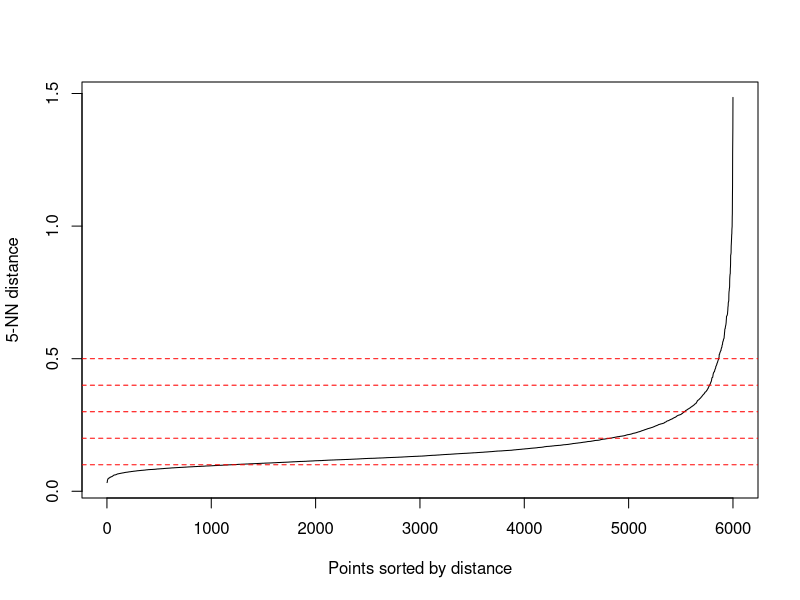
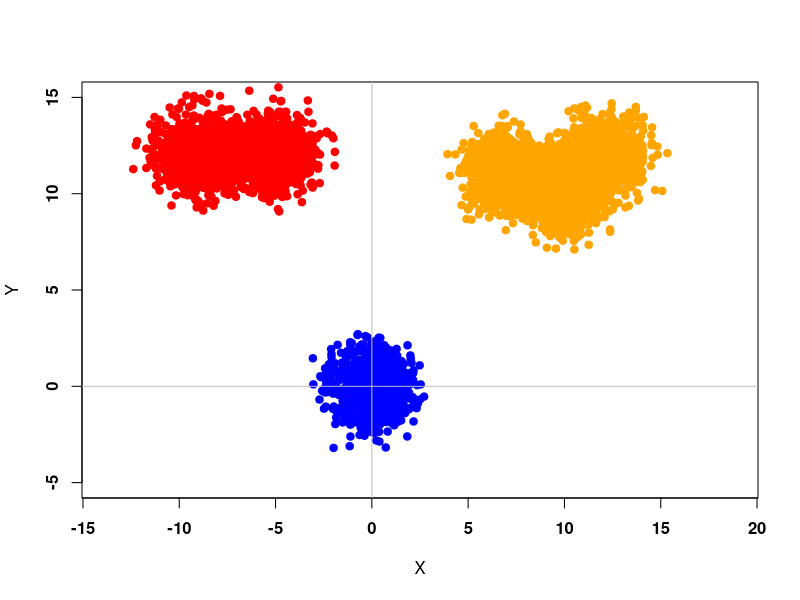

Write the R code that produced these figures, in order. (Note: this script raises an error after producing the figures.)
# Test

library(readr)
library(tidyverse)
library(dbscan)

###################################################################################
# Plot some data for C++ project

library(MASS)

S <- matrix(c(1,0,0,1),2,2)
mt1 <- c(0,0)
mt2 <- c(10,10)
mt3 <- c(12,12)
mt4 <- c(7, 11)
mt5 <- c(-5, 12)
mt6 <- c(-9, 12)

n1 <- 1000
n2 <- 1000
n3 <- 1000
n4 <- 1000
n5 <- 1000
n6 <- 1000
n <- n1 + n2 + n3 + n4 + n5 + n6

X1 <- mvrnorm(n1, mt1, S)
X2 <- mvrnorm(n2, mt2, S)
X3 <- mvrnorm(n3, mt3, S)
X4 <- mvrnorm(n4, mt4, S)
X5 <- mvrnorm(n5, mt5, S)
X6 <- mvrnorm(n6, mt6, S)


DATA_Cpp <- rbind(X1, X2, X3, X4, X5, X6)
kNN1 <- kNNdistplot(DATA_Cpp, k = 5)
abline(h=.1, col = "red", lty=2)
abline(h=.2, col = "red", lty=2)
abline(h=.3, col = "red", lty=2)
abline(h=.4, col = "red", lty=2)
abline(h=.5, col = "red", lty=2)

# Write to CSV
write.csv(DATA_Cpp, "DataCpp-2D-6000.csv")


plot(X1, ylim = c(-5,15), xlim = c(-10,15), pch = 19, col = "blue", xlab = "X", ylab = "Y", font = 2, asp = 1)
abline(v = 0, h = 0, col = "gray")
points(X2, pch = 19, col = "orange")
points(X3, pch = 19, col = "orange")
points(X4, pch = 19, col = "orange")
points(X5, pch = 19, col = "red")
points(X6, pch = 19, col = "red")

### Visualization
Data_Cluster <- as.data.frame(read.table("Clustered_1.csv", header=FALSE,sep=","))
Data_Cluster <- as.data.frame(read.table("Clustered_Test.csv", header=FALSE,sep=","))

Data_Cluster <- as.data.frame(read.table("Clustered-2D-2000-Eps-0-3_N-5_Rand-0-2.csv", header=FALSE,sep=","))
Data_Cluster <- as.data.frame(read.table("Data_Clustered_S.csv", header=FALSE,sep=","))
Data_Cluster <- as.data.frame(read.table("DataCpp.csv", header=FALSE,sep=","))
#Data_Cluster <- as.data.frame(read.table("D:/Programming/Data-Mining-EiTI---DBSCAN-VP-TREE-C-/Data_Cluster.csv", header=FALSE,sep=","))

cluster <- as.factor(Data_Cluster[,3])
cluster2 <- as.factor(Data_Cluster[,4])
cluster3 <- as.factor(Data_Cluster[,5])

for (x in c(1:length(Data_Cluster[,3]))) {
  if(Data_Cluster[x,3] != Data_Cluster[x,4] || Data_Cluster[x,4] != Data_Cluster[x,5] || Data_Cluster[x,3] != Data_Cluster[x,5]){
    cat(Data_Cluster[x,3], " | ", Data_Cluster[x,4], " | ", Data_Cluster[x,5], "\n")
  }
}


library(ggplot2)
library(ggforce)
#sp <- ggplot(Data_Cluster[,1:2], aes(x=V1, y=V2, colour = cluster, size = cluster)) + geom_point() + geom_point(size = 50, pch = 1) + coord_cartesian(xlim =c(-1, 8), ylim = c(-1, 8))

sp <- ggplot(Data_Cluster[,1:2], aes(x=V1, y=V2, colour = cluster3)) + geom_point() + scale_x_continuous() + scale_y_continuous() #+ theme(aspect.ratio = 1)
sp <- sp + coord_fixed(ratio = 1)
sp <- sp + geom_point(size=10, pch=1) #+ coord_cartesian(xlim = c(0,4), ylim = c(0,4))
#sp <- sp + geom_point(aes(x=Data_Cluster[63,1], y=Data_Cluster[63,2], colour = 'black'))
show(sp)

P_tab = c(0,2,10,15,16,18,19,22,23,24,30,34,45,59,61,63,64,79,86,94,97,100,102,107)
for (zz in 1:length(P_tab)){
  kappa = P_tab[zz]
  sp <- sp + geom_point(aes(x=Data_Cluster[P_tab[zz],1], y=Data_Cluster[P_tab[zz],2], colour = 'yellow'))
  sp <- sp + geom_point(size=10, pch=1)
}


x <- c(0,1,5)
y <- c(0,1,3)
kappa <- as.data.frame(x)
kappa <- cbind(kappa,y)
sp1 <- ggplot(kappa, aes(x=x, y=y)) + geom_point() + coord_fixed(ratio = 1) + geom_circle(aes(x0=x, y0=y, r= 10), data= kappa)
show(sp1)

  # cols <- c((-1)='red',1='blue',2='green',3='yellow');
# plot(Data_Cluster[,1:2], xlim=c(0,8), ylim=c(0,8),col=cols[Data_Cluster[3]])
#show(3^10)


# 
# forestfires <- read_csv("forestfires.csv")
# View(forestfires)
# 
# 
# #forestfires$ISI <- forestfires$ISI[which.max(forestfires$ISI < 30.0)]
# plot(forestfires$ISI, forestfires$temp, xlim=c(0,26))

# Live <- read_csv("Live.csv")
# View(Live)
# plot(Live$num_comments, Live$num_likes)


# ### Cambridge data
# Cambridge_Crime_Data_2009_2016 <- read_csv("Cambridge Crime Data 2009-2016.csv")
# #View(Cambridge_Crime_Data_2009_2016)
# 
# Cambridge_Crime_Data_2009_2016$Crime <- as.numeric(factor(Cambridge_Crime_Data_2009_2016$Crime))
# Cambridge_Crime_Data_2009_2016$`Crime Date Time` <- as.numeric(factor(Cambridge_Crime_Data_2009_2016$`Crime Date Time`))
# plot(Cambridge_Crime_Data_2009_2016$Crime, Cambridge_Crime_Data_2009_2016$`Crime Date Time`)
# 

# ## Example 1: use dbscan on the iris data set
# data(iris)
# iris <- as.matrix(iris[,1:4])
# ## find suitable eps parameter using a k-NN plot for k = dim + 1
# ## Look for the knee!
# kNNdistplot(iris, k = 5)
# abline(h=.5, col = "red", lty=2)
# res <- dbscan(iris, eps = .5, minPts = 5)
# show(res)
# 
# plot(iris[,1], iris[,3])


#############################################################################################################################################################
### TRZEBA w C++ :
### 1) wyswietlic przypisywanie klastrow punktow dla DataCpp z 120 pkt
### 2) wyswietlic cale drzewo zeby zobaczyc listy + ewentualnie stworzyc mape drzewa w R (zarys okregow - mediany)


library(tidyverse)
library(MASS)
library(ggplot2)
library(ggforce)
library(dbscan)

### --- RYSOWANIE ODPOWIEDNIEJ WIELKOSCI OKREGOW --- ###
gg_circle <- function(r, xc, yc, color="black", fill=NA, ...) {
  x <- xc + r*cos(seq(0, pi, length.out=100))
  ymax <- yc + r*sin(seq(0, pi, length.out=100))
  ymin <- yc + r*sin(seq(0, -pi, length.out=100))
  annotate("ribbon", x=x, ymin=ymin, ymax=ymax, color=color, fill=fill, ...)
}


### --- Funkcja z biblioteki DBSCAN --- ###
rr = 0.5
NN = 10
# Data <- as.data.frame(read.table("Data_Clustered_4000_0-1-v2.csv", header=FALSE,sep=","))
Data <- as.data.frame(read.table("Data_Clustere_4000_0-5_10_0-1.csv", header=FALSE,sep=","))
dbsca <- dbscan(Data[,1:2], rr, NN, borderPoints = TRUE)
colur <- as.factor(dbsca[["cluster"]])

jpeg("R-DBSCAN.jpg", width = 2000, height = 2000, quality = 100)
sp <- ggplot(Data[,1:2], aes(x=Data[,1], y=Data[,2], colour = colur)) + geom_point() + scale_x_continuous() + scale_y_continuous() #+ theme(aspect.ratio = 1)
sp <- sp + coord_fixed(ratio = 1)
sp <- sp + geom_point(size=10, pch=1) #+ coord_cartesian(xlim = c(0,4), ylim = c(0,4))
#sp <- sp + geom_point(aes(x=Data_Cluster[63,1], y=Data_Cluster[63,2], colour = 'black'))
show(sp)
dev.off()

jpeg("R-DBSCAN-GG.jpg", width = 2000, height = 2000, quality = 100)
square <- ggplot(Data[,1:2], aes(x=c(min(Data[,1]):max(Data[,1])), y=min(Data[,2]):max(Data[,2])))
for(x in 1:length(Data[,1])){
  square <- square + gg_circle(r=rr, xc=Data[x,1], yc=Data[x,2], color=colur[x], alpha=0.2)
}
show(square)
dev.off()


### --- Dane z C++ --- ###
# Data_Cluster <- as.data.frame(read.table("Data_Clustered_4000.csv", header=FALSE,sep=","))
Data_Cluster <- Data
cluster <- as.factor(Data_Cluster[,3])

jpeg("Cpp-DBSCAN.jpg", width = 2000, height = 2000, quality = 100)
sp <- ggplot(Data_Cluster[,1:2], aes(x=V1, y=V2, colour = cluster)) + geom_point() + scale_x_continuous() + scale_y_continuous() #+ theme(aspect.ratio = 1)
sp <- sp + coord_fixed(ratio = 1)
sp <- sp + geom_point(size=10, pch=1) #+ coord_cartesian(xlim = c(0,4), ylim = c(0,4))
#sp <- sp + geom_point(aes(x=Data_Cluster[63,1], y=Data_Cluster[63,2], colour = 'black'))
show(sp)
dev.off()

jpeg("Cpp-DBSCAN-GG.jpg", width = 2000, height = 2000, quality = 100)
square <- ggplot(Data[,1:2], aes(x=c(min(Data[,1]):max(Data[,1])), y=min(Data[,2]):max(Data[,2])))
for(x in 1:length(Data[,1])){
  square <- square + gg_circle(r=rr, xc=Data[x,1], yc=Data[x,2], color=cluster[x], alpha=0.2)
}
show(square)
dev.off()

### --- Dane z C++ --> VP-TREE v1 --- ###
# Data_Cluster <- as.data.frame(read.table("Data_Clustered_20000.csv", header=FALSE,sep=","))
cluster <- as.factor(Data_Cluster[,4])

jpeg("Cpp-DBSCAN-VP-v1.jpg", width = 2000, height = 2000, quality = 100)
sp <- ggplot(Data_Cluster[,1:2], aes(x=V1, y=V2, colour = cluster)) + geom_point() + scale_x_continuous() + scale_y_continuous() #+ theme(aspect.ratio = 1)
sp <- sp + coord_fixed(ratio = 1)
sp <- sp + geom_point(size=10, pch=1) #+ coord_cartesian(xlim = c(0,4), ylim = c(0,4))
#sp <- sp + geom_point(aes(x=Data_Cluster[63,1], y=Data_Cluster[63,2], colour = 'black'))
show(sp)
dev.off()

jpeg("Cpp-DBSCAN-VP-v1-GG.jpg", width = 2000, height = 2000, quality = 100)
square <- ggplot(Data[,1:2], aes(x=c(min(Data[,1]):max(Data[,1])), y=min(Data[,2]):max(Data[,2])))
for(x in 1:length(Data[,1])){
  square <- square + gg_circle(r=rr, xc=Data[x,1], yc=Data[x,2], color=cluster[x], alpha=0.2)
}
show(square)
dev.off()

### --- Dane z C++ --> VP-TREE v2 --- ###
# Data_Cluster <- as.data.frame(read.table("Data_Clustered_20000.csv", header=FALSE,sep=","))
cluster <- as.factor(Data_Cluster[,5])

jpeg("Cpp-DBSCAN-VP-v2.jpg", width = 2000, height = 2000, quality = 100)
sp <- ggplot(Data_Cluster[,1:2], aes(x=V1, y=V2, colour = cluster)) + geom_point() + scale_x_continuous() + scale_y_continuous() #+ theme(aspect.ratio = 1)
sp <- sp + coord_fixed(ratio = 1)
sp <- sp + geom_point(size=10, pch=1) #+ coord_cartesian(xlim = c(0,4), ylim = c(0,4))
#sp <- sp + geom_point(aes(x=Data_Cluster[63,1], y=Data_Cluster[63,2], colour = 'black'))
show(sp)
dev.off()

jpeg("Cpp-DBSCAN-VP-v2-GG.jpg", width = 2000, height = 2000, quality = 100)
square <- ggplot(Data[,1:2], aes(x=c(min(Data[,1]):max(Data[,1])), y=min(Data[,2]):max(Data[,2])))
for(x in 1:length(Data[,1])){
  square <- square + gg_circle(r=rr, xc=Data[x,1], yc=Data[x,2], color=cluster[x], alpha=0.2)
}
show(square)
dev.off()

table(colur)
table(Data_Cluster[,3])
table(Data_Cluster[,4])
table(Data_Cluster[,5])


Data[Data[,4] == 5,]


##############################################################################################
### Badanie Drzewa z C++

Tree1 <- as.data.frame(read.table("Tree1.csv", header=TRUE ,sep=","))
Tree2 <- as.data.frame(read.table("Tree2.csv", header=TRUE ,sep=","))


X <- seq(0.1,2, by=0.1)
Y <- seq(0.1,1.05, by=0.05)
R <- seq(0.1,2, by=0.1)
X <- cbind(X, Y)
X <- cbind(X, R)
X <- as.data.frame(X)


gg_circle <- function(r, xc, yc, color="black", fill=NA, ...) {
  x <- xc + r*cos(seq(0, pi, length.out=100))
  ymax <- yc + r*sin(seq(0, pi, length.out=100))
  ymin <- yc + r*sin(seq(0, -pi, length.out=100))
  annotate("ribbon", x=x, ymin=ymin, ymax=ymax, color=color, fill=fill, ...)
}

square <- ggplot(X, aes(x=c(min(X):max(X)), y=min(Y):max(Y)))
for(x in 1:length(X$X)){
    square <- square + gg_circle(r=X$R[x], xc=X$X[x], yc=X$Y[x], color="blue", fill="red", alpha=0.2)
}
show(square)
